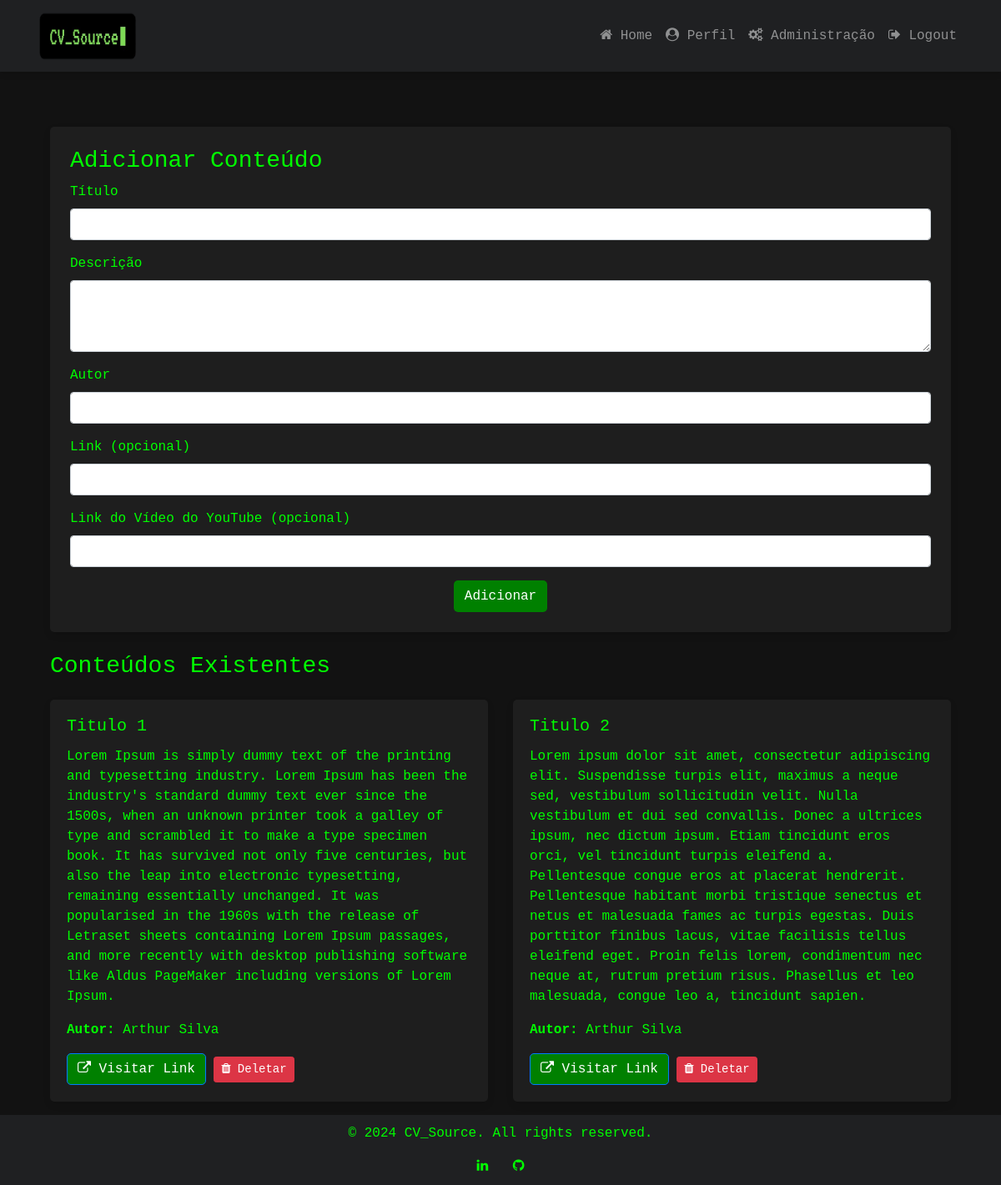
/admin/content (signed in), run on the app's committed database.
### website/models.py (models this page shows, shortened)
class Content(db.Model):
    id = db.Column(db.Integer, primary_key=True)
    title = db.Column(db.String(150), nullable=False)
    description = db.Column(db.String(500), nullable=False)
    link = db.Column(db.String(500))  # link para conteúdo externo (opcional)
    author = db.Column(db.String(150), nullable=False)
    youtube_url = db.Column(db.String(500))

### website/views.py (the view, shortened to what this page needs)
@views.route('/admin/content', methods=['GET', 'POST'])
@login_required
def admin_content():
    if not current_user.is_admin:
        flash('Acesso negado: apenas administradores podem acessar esta página.', 'error')
        return redirect(url_for('views.home'))
    contents = Content.query.all()
    return render_template('admin_content.html', contents=contents)

### website/__init__.py (called while the page is built)
def create_app():
    app = Flask(__name__)
    app.config['SECRET_KEY'] = 'your_secret_key'  # Substitua por uma chave segura
    app.config['SQLALCHEMY_DATABASE_URI'] = f'sqlite:///{DB_NAME}'
    db.init_app(app)
    migrate.init_app(app, db)  # Configuração do Flask-Migrate
    from .views import views
    from .auth import auth
    app.register_blueprint(views, url_prefix='/')
    app.register_blueprint(auth, url_prefix='/')
    from .models import User, Content
    with app.app_context():
        db.create_all()
    login_manager = LoginManager()
    login_manager.login_view = 'auth.login'
    login_manager.init_app(app)
    @login_manager.user_loader
    def load_user(id):
        return User.query.get(int(id))
    @app.context_processor
    def inject_user():
        return dict(user=current_user)
    return app

### website/templates/admin_content.html (shortened to what this page needs)
{% extends "base.html" %}
{% block content %}
<div class="container mt-5">
    <div class="card card-custom p-4 mb-4">
        <h3>Adicionar Conteúdo</h3>
        <form method="POST">
            <div class="form-group">
                <label for="title">Título</label>
                <input type="text" class="form-control" id="title" name="title" required>
            </div>
            <div class="form-group">
                <label for="description">Descrição</label>
                <textarea class="form-control" id="description" name="description" rows="3" required></textarea>
            </div>
            <div class="form-group">
                <label for="author">Autor</label>
                <input type="text" class="form-control" id="author" name="author" required>
            </div>
            <div class="form-group">
                <label for="link">Link (opcional)</label>
                <input type="url" class="form-control" id="link" name="link">
            </div>
            <div class="form-group">
                <label for="youtube_url">Link do Vídeo do YouTube (opcional)</label>
                <input type="url" class="form-control" id="youtube_url" name="youtube_url">
            </div>
            <div class="text-center">
                <button type="submit" class="btn btn-custom">Adicionar</button>
            </div>
        </form>
    </div>
    <h3>Conteúdos Existentes</h3>
    <div class="row mt-4">
        {% for content in contents %}
        <div class="col-md-6 mb-3">
            <div class="card card-custom">
                <div class="card-body">
                    <h5 class="card-title">{{ content.title }}</h5>
                    <p class="card-text">{{ content.description }}</p>
                    <p><strong>Autor:</strong> {{ content.author }}</p>
                    {% if content.link %}
                    <a href="{{ content.link }}" class="btn btn-outline-primary btn-custom" target="_blank">
                        <i class="fa fa-external-link"></i> Visitar Link
                    </a>
                    {% endif %}
                    <form action="{{ url_for('views.delete_content', content_id=content.id) }}" method="POST" style="display:inline;">
                        <button type="submit" class="btn btn-danger btn-sm" onclick="return confirm('Tem certeza que deseja deletar este conteúdo?');">
                            <i class="fa fa-trash"></i> Deletar
                        </button>
                    </form>
                </div>
            </div>
        </div>
        {% endfor %}
    </div>
</div>
{% endblock %}

### website/templates/base.html (style rules this page uses)
html, body { height: 100%; margin: 0; display: flex; flex-direction: column; }
body { background-color: #121212; color: #00FF00; font-family: "Courier New", Courier, monospace; padding-top: 80px; }
.card-custom { background-color: #1e1e1e; border: none; border-radius: 5px; box-shadow: 0 4px 8px rgba(0, 0, 0, 0.1); transition: transform 0.3s ease; color: #00FF00; }
.btn-custom { border-radius: 5px; background-color: #008000; color: white; }

### data on the page
Content: title "Titulo 1", description "Lorem Ipsum is simply dummy text of the printing and typesetting industry. Lorem Ipsum has been the industry's standard dummy text ever since the 1500s, when an unknown printer took a galley of type and scrambled it to make a type specimen book. It has survived not only five centuries, but also the leap into electronic typesetting, remaining essentially unchanged. It was popularised in the 1960s with the release of Letraset sheets containing Lorem Ipsum passages, and more recently with desktop publishing software like Aldus PageMaker including versions of Lorem Ipsum.", author "Arthur Silva"
Content: title "Titulo 2", description "Lorem ipsum dolor sit amet, consectetur adipiscing elit. Suspendisse turpis elit, maximus a neque sed, vestibulum sollicitudin velit. Nulla vestibulum et dui sed convallis. Donec a ultrices ipsum, nec dictum ipsum. Etiam tincidunt eros orci, vel tincidunt turpis eleifend a. Pellentesque congue eros at placerat hendrerit. Pellentesque habitant morbi tristique senectus et netus et malesuada fames ac turpis egestas. Duis porttitor finibus lacus, vitae facilisis tellus eleifend eget. Proin felis lorem, condimentum nec neque at, rutrum pretium risus. Phasellus et leo malesuada, congue leo a, tincidunt sapien.", author "Arthur Silva"
